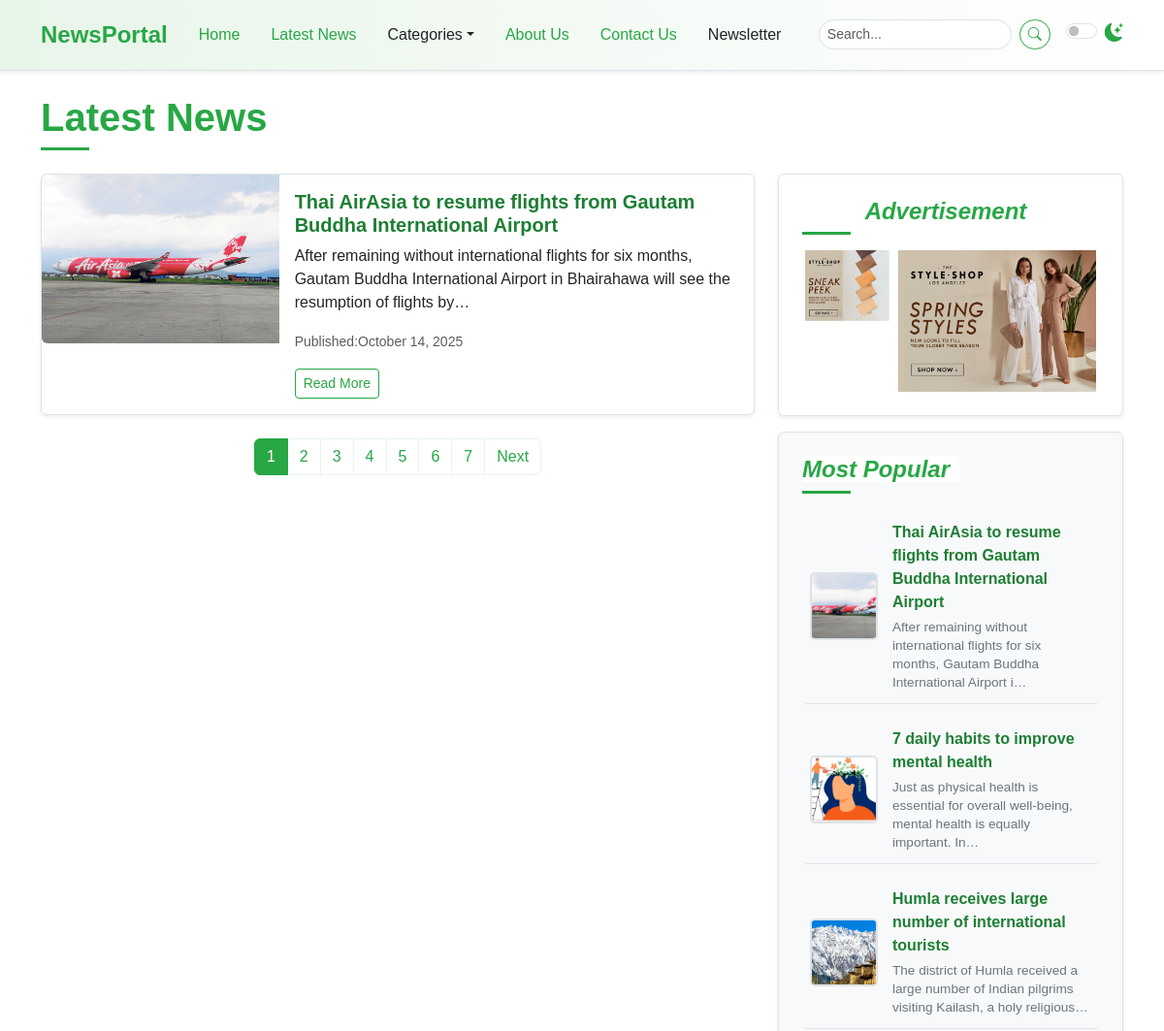
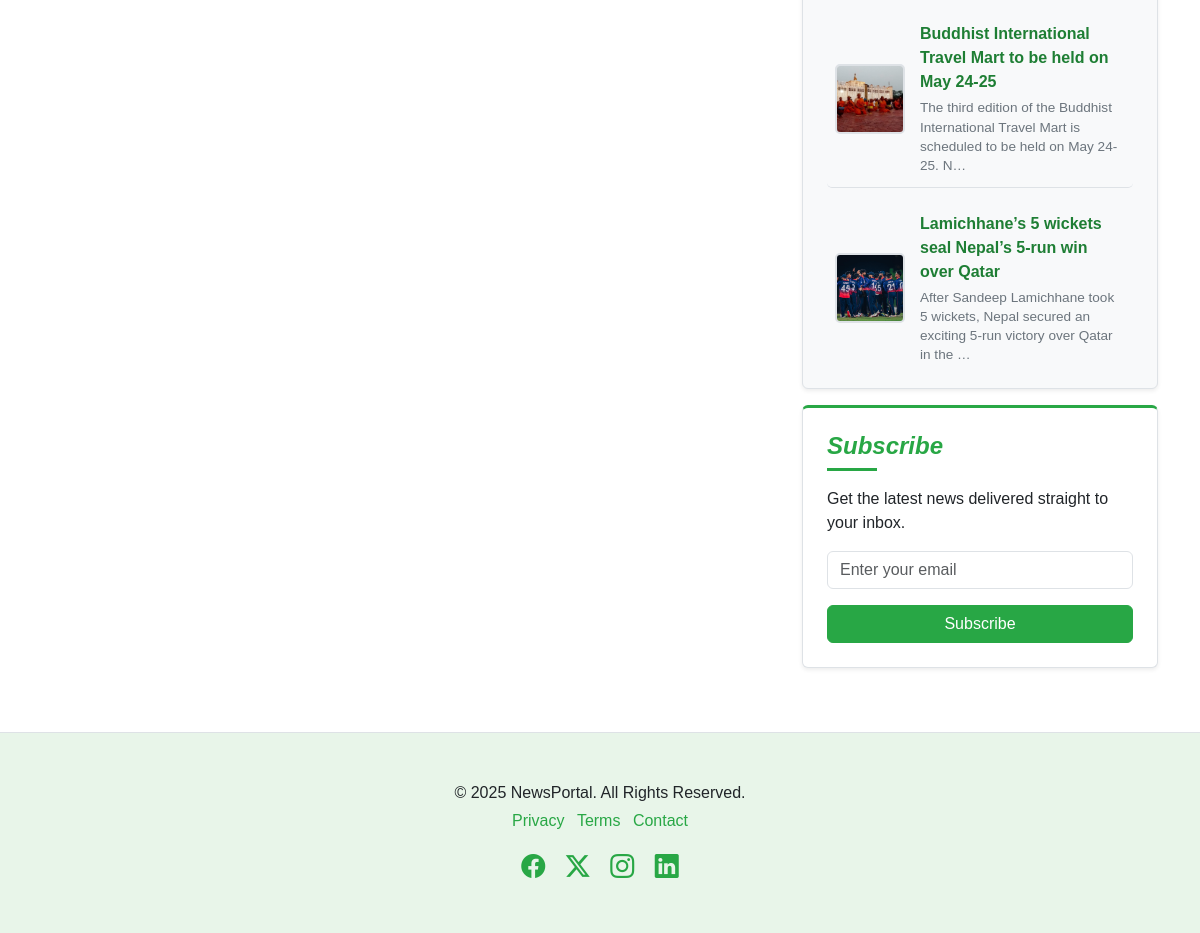
The page /post-list/ on the database its author committed (2 pictures, top to bottom).
### newspaper/models.py (models this page shows, shortened)
class TimeStampModel(models.Model):
    created_at = models.DateTimeField(auto_now_add=True)
    updated_at = models.DateTimeField(auto_now=True)
    class Meta:
        abstract = True  # Don't create table in DB

class Post(TimeStampModel):
    STATUS_CHOICES = [
        ("active", "Active"),
        ("in_active", "Inactive"),
    ]
    title = models.CharField(max_length=200)
    content = models.TextField()
    featured_image = models.ImageField(upload_to="post_images/%Y/%m/%d", blank=False)
    author = models.ForeignKey("auth.User", on_delete=models.CASCADE)
    status = models.CharField(max_length=20, choices=STATUS_CHOICES, default="active")
    views_count = models.PositiveBigIntegerField(default=0)
    is_breaking_news = models.BooleanField(default=False)
    published_at = models.DateTimeField(null=True, blank=True)
    category = models.ForeignKey(Category, on_delete=models.CASCADE)
    tag = models.ManyToManyField(Tag)

class Advertisement(TimeStampModel):
    title = models.CharField(max_length=100)
    image = models.ImageField(upload_to="advertisements/%Y/%m/%d", blank=False)

### newspaper/views.py (the view)
# urls.py: path("post-list/",views.PostListView.as_view(), name='post-list'),
class PostListView(SidebarMixin,ListView):
    model = Post
    template_name = 'newsportal/list/list.html'
    context_object_name = 'posts'
    paginate_by = 1
    def get_queryset(self):
        return Post.objects.filter(
            published_at__isnull=False, status='active'
        ).order_by("-published_at")

### newspaper/navigation.py (called while the page is built)
def nav(request):
    categories = Category.objects.all()[:4]
    return {"categories": categories}

### newspaper/views.py (called while the page is built)
    def get_context_data(self, **kwargs):
        context = super().get_context_data(**kwargs)
        context["popular_posts"] = Post.objects.filter(
            published_at__isnull = False,status="active"
        ).order_by("-published_at")[:5]
        context["advertisement"] = (
            Advertisement.objects.all().order_by("-created_at").first()
        )
        return context

### templates/newsportal/list/list.html
{% extends "newsportal/base.html" %}
{% block content %}
    <div class="container mt-4">
      <h1 class="mb-4 section-title">
        <span>Latest News</span>
      </h1>
      <div class="row">
        <div class="col-lg-8">
          {% include "newsportal/list/left/post_list.html" %}
          {% include "newsportal/list/left/pagination.html" %}
        </div>
        <div class="col-lg-4">
          <div class="position-sticky sticky-sidebar-offset">
            {% include "newsportal/home/right/advertisement.html" %}
            {% include "newsportal/home/right/most_popular.html" %}
            {% include "newsportal/home/right/newsletter.html" %}
          </div>
        </div>
      </div>
    </div>
{% endblock content %}

### templates/newsportal/list/left/post_list.html
  {% for post in posts %}
          <div class="card mb-4 shadow-sm news-list-item">
            <div class="row g-0">
              <div class="col-md-4">
                <img src="{{ post.featured_image.url }}"
                     class="img-fluid rounded-start"
                     width="300"
                     height="200"
                     alt="{{ post.title }}" />
              </div>
              <div class="col-md-8">
                <div class="card-body">
                  <h5 class="card-title">{{ post.title }}</h5>
                  <p class="card-text">
                    {{ post.content|striptags|truncatechars:150 }}
                  </p>
                  <p class="card-text">
                    <small class="text-muted">Published:{{ post.published_at|date:"F j, Y" }} </small>
                  </p>
                  <a href="{% url 'post-detail' post.pk %}"
                     class="btn btn-outline-success btn-sm">Read More</a>
                </div>
              </div>
            </div>
          </div>
  {% endfor %}

### templates/newsportal/home/right/advertisement.html
            <div class="p-4 mb-3 rounded sidebar-widget shadow-sm text-center">
              <h4 class="fst-italic section-title">
                <span>Advertisement</span>
              </h4>
              <img src="{{ advertisement.image.url }}"
                   width="300"
                   height="250"
                   class="img-fluid"
                   alt="{{ advertisement.title }}" />
            </div>

### templates/newsportal/home/right/most_popular.html
            <div class="p-4 mb-3 bg-light rounded sidebar-widget shadow-sm">
              <h4 class="fst-italic section-title">
                <span>Most Popular</span>
              </h4>
              <ul class="list-unstyled mb-0 popular-list">
                  {% for post in popular_posts %}
                <li>
                  <img src="{{ post.featured_image.url }}"
                       alt="{{ post.title }}"
                       width="70"
                       height="70" />
                  <div>
                      <a href="article.html" class="popular-title-link">{{ post.title }}</a>
                      <p class="popular-description">{{ post.content|truncatechars:100 }}</p>
                  </div>
                </li>
                  {% endfor %}
              </ul>
            </div>

### static/css/style.css (style rules this page uses)
:root { --primary-green: #28a745; --light-green: #e8f5e9; --dark-green: #1e7e34; --accent-green: #5cb85c; --text-color-light: #212529; --text-color-dark: #f8f9fa; --bg-light: #ffffff; --bg-dark: #212529; --card-bg-light: #ffffff; --card-bg-dark: #343a40; --border-color-light: #dee2e6; --border-color-dark: #495057; --shadow-sm: 0 0.125rem 0.25rem rgba(0, 0, 0, 0.075); --shadow: 0 0.5rem 1rem rgba(0, 0, 0, 0.15); --transition-speed: 0.3s ease; }
body { font-family: "Poppins", sans-serif; background-color: var(--bg-light); color: var(--text-color-light); transition: background-color var(--transition-speed), color var(--transition-speed); }
.section-title { position: relative; padding-bottom: 10px; margin-bottom: 20px; font-weight: 600; color: var(--primary-green); }
.section-title span { position: relative; z-index: 1; background-color: var(--bg-light); padding-right: 10px; }
.section-title::after { content: ""; position: absolute; left: 0; bottom: 0; width: 50px; height: 3px; background-color: var(--primary-green); }
.card { border: 1px solid var(--border-color-light); transition: box-shadow var(--transition-speed), transform var(--transition-speed); background-color: var(--card-bg-light); color: var(--text-color-light); }
.card-title { color: var(--dark-green); font-weight: 600; }
.news-list-item { transition: box-shadow var(--transition-speed), background-color var(--transition-speed); }
.sidebar-widget { background-color: var(--card-bg-light); border: 1px solid var(--border-color-light); padding: 1.5rem !important; }
.sidebar-widget h4 { color: var(--primary-green); margin-bottom: 1rem; }
.popular-list li { display: flex; align-items: center; margin-bottom: 0.75rem; padding: 0.75rem 0.5rem; border-bottom: 1px solid var(--border-color-light); transition: background-color var(--transition-speed); border-radius: 5px; }
.popular-list li:last-child { border-bottom: none; margin-bottom: 0; padding-bottom: 0; }
.popular-list img { width: 70px; height: 70px; object-fit: cover; border-radius: 5px; margin-right: 15px; flex-shrink: 0; border: 2px solid var(--border-color-light); }
.popular-list li div { display: flex; flex-direction: column; justify-content: center; flex-grow: 1; }
.popular-list .popular-title-link { text-decoration: none; color: var(--dark-green); font-weight: 600; margin-bottom: 0.25rem; display: block; transition: color var(--transition-speed); }
.popular-list .popular-description { font-size: 0.85rem; color: #6c757d; margin-bottom: 0; line-height: 1.4; }
.popular-list a { text-decoration: none; color: var(--text-color-light); transition: color var(--transition-speed); flex-grow: 1; }
.btn-outline-success { color: var(--primary-green); border-color: var(--primary-green); transition: background-color var(--transition-speed), color var(--transition-speed); }
.sticky-sidebar-offset { top: 6rem; }

### rows shown on the page
Post: featured_image (picture), title "Thai AirAsia to resume flights from Gautam Buddha International Airport", content "After remaining without international flights for six months, Gautam Buddha International Airport in Bhairahawa will see the resumption of flights by…", published_at "October 14, 2025", content "After remaining without international flights for six months, Gautam Buddha International Airport i…"
Advertisement: image (picture)
Post: featured_image (picture), title "7 daily habits to improve mental health", content "Just as physical health is essential for overall well-being, mental health is equally important. In…"
Post: featured_image (picture), title "Humla receives large number of international tourists", content "The district of Humla received a large number of Indian pilgrims visiting Kailash, a holy religious…"
Post: featured_image (picture), title "Buddhist International Travel Mart to be held on May 24-25", content "The third edition of the Buddhist International Travel Mart is scheduled to be held on May 24-25. N…"
Post: featured_image (picture), title "Lamichhane’s 5 wickets seal Nepal’s 5-run win over Qatar", content "After Sandeep Lamichhane took 5 wickets, Nepal secured an exciting 5-run victory over Qatar in the …"

### other values the page prints
{{ i }} "1" "2" "3" "4" "5" "6" "7"
